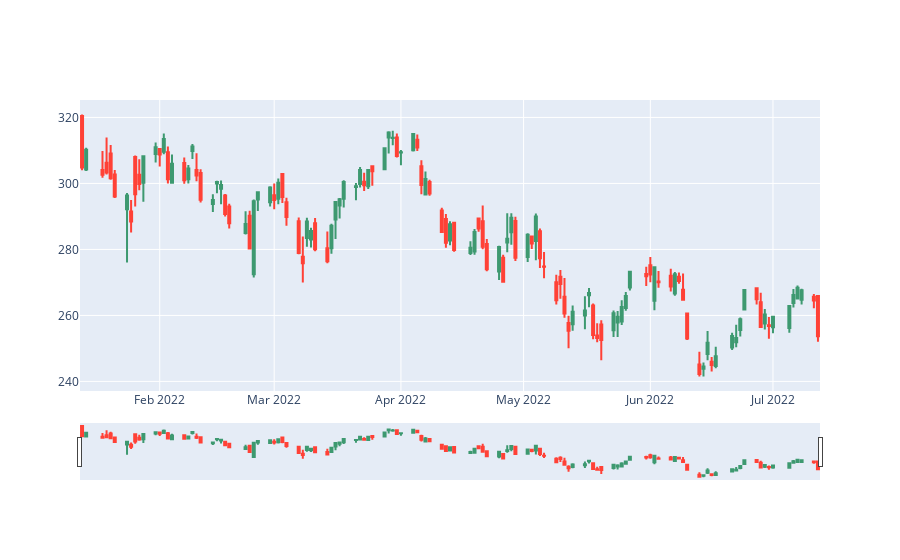

This figure's notebook cell:
### Markdown cell above
_Amazon candlestick_

### Code cell
open_data = x['MSFT_OPEN']
high_data = x['MSFT_HIGH']
low_data = x['MSFT_LOW']
close_data = x['MSFT_CLOSE']
dates = x['Date']

fig = go.Figure(data=[go.Candlestick(x=dates, open=open_data,
                     high=high_data, 
                     low=low_data, 
                     close=close_data)])

                     
fig.show()
